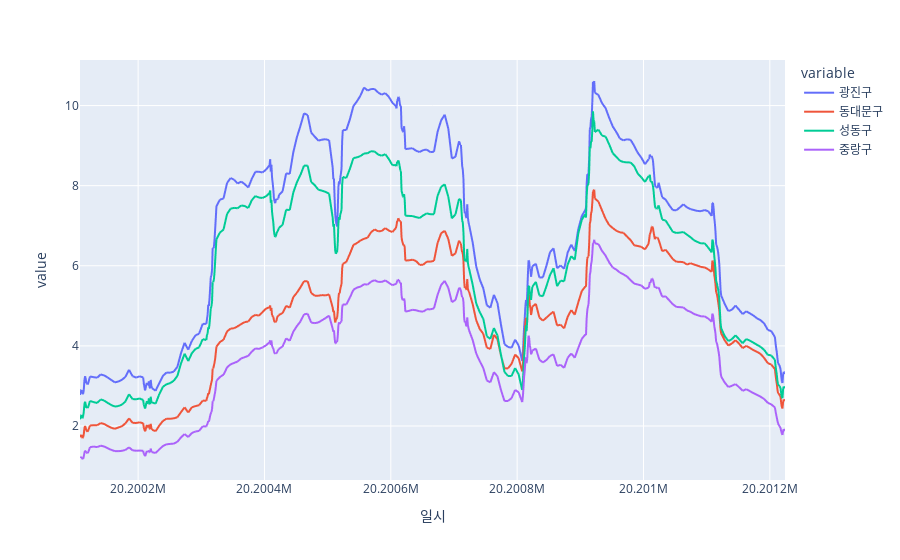

The notebook cell this image was saved under:
### Markdown cell above
## Rolling window 

20일 mean

### Code cell
df_train[(df_train['일시'] > 20200000) & (df_train['일시'] <20210000)].rolling(window=15).mean().plot(x="일시",y=['광진구','동대문구','성동구','중랑구'])

### Figure 1 — Plotly figure (JSON) as saved in the notebook; plotly's stock layout.template omitted (floating-point values rounded to 4 significant figures; data arrays with more than 128 entries replaced by an {"elided": "..."} marker saying what was removed)
{"data": [{"hovertemplate": "variable=광진구<br>일시=%{x}<br>value=%{y}<extra></extra>", "legendgroup": "광진구", "line": {"color": "#636efa", "dash": "solid"}, "marker": {"symbol": "circle"}, "mode": "lines", "name": "광진구", "showlegend": true, "type": "scattergl", "x": {"elided": "366 float values"}, "xaxis": "x", "y": {"elided": "366 float values"}, "yaxis": "y"}, {"hovertemplate": "variable=동대문구<br>일시=%{x}<br>value=%{y}<extra></extra>", "legendgroup": "동대문구", "line": {"color": "#EF553B", "dash": "solid"}, "marker": {"symbol": "circle"}, "mode": "lines", "name": "동대문구", "showlegend": true, "type": "scattergl", "x": {"elided": "366 float values"}, "xaxis": "x", "y": {"elided": "366 float values"}, "yaxis": "y"}, {"hovertemplate": "variable=성동구<br>일시=%{x}<br>value=%{y}<extra></extra>", "legendgroup": "성동구", "line": {"color": "#00cc96", "dash": "solid"}, "marker": {"symbol": "circle"}, "mode": "lines", "name": "성동구", "showlegend": true, "type": "scattergl", "x": {"elided": "366 float values"}, "xaxis": "x", "y": {"elided": "366 float values"}, "yaxis": "y"}, {"hovertemplate": "variable=중랑구<br>일시=%{x}<br>value=%{y}<extra></extra>", "legendgroup": "중랑구", "line": {"color": "#ab63fa", "dash": "solid"}, "marker": {"symbol": "circle"}, "mode": "lines", "name": "중랑구", "showlegend": true, "type": "scattergl", "x": {"elided": "366 float values"}, "xaxis": "x", "y": {"elided": "366 float values"}, "yaxis": "y"}], "layout": {"legend": {"title": {"text": "variable"}, "tracegroupgap": 0}, "margin": {"t": 60}, "xaxis": {"anchor": "y", "domain": [0, 1], "title": {"text": "일시"}}, "yaxis": {"anchor": "x", "domain": [0, 1], "title": {"text": "value"}}}}
